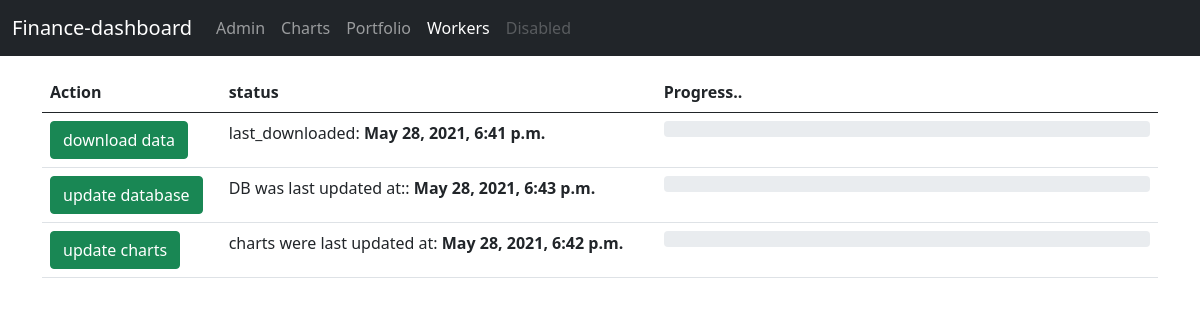
Before: /charts/workers with the older database file.
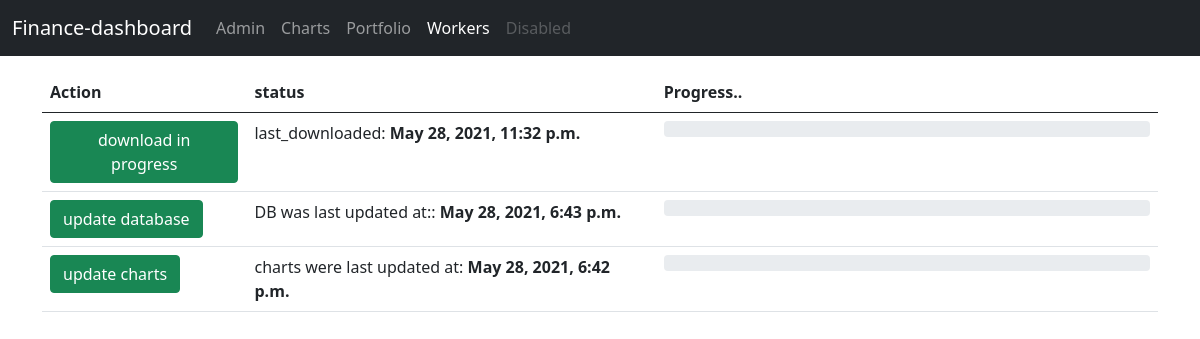
After: the same page with the newer database file.
### worker/models.py (models this page shows)
class worker_tracker(models.Model):
    id = models.IntegerField(primary_key=True)
    instance = models.CharField(max_length=100)
    started_at = models.DateTimeField(auto_now=True)
    running_status = models.BooleanField()

### charts/views.py (the view)
# urls.py: path('workers', views.workers, name='workers'),
def workers(request):
    context = {}
    data = {}
    trackers = worker_tracker.objects.all()
    for idx, tracker in enumerate(trackers):
        data[idx] = tracker
    context['data'] = data
    return render(request, 'charts/workers.html', context)

### templates/charts/workers.html (shortened to what this page needs)
{% include 'charts/nav.html' %}
<div class="container">
    <table class="table">
        <thead>
            <tr>
                <th>Action</th>
                <th>status</th>
                <th>Progress..</th>
            </tr>
        </thead>
        <tbody>
           <tr>
            <td>
                {% if data.0.running_status == 1 %}
                <button id="get_data" class="btn btn-success">download in progress</button>
                {% else %}
                <button id="get_data" class="btn btn-success">download data</button>
                {% endif %}
            </td>
            <td><span id="download_text">last_downloaded:
                {% with last_downloaded=data.0.started_at %}
                <span style="font-weight: 700;">{{last_downloaded}}</span>
                {% endwith %}
            </span></td>
               <td style="width: 45%;" >
                <div class="progress">
                  </div>
               </td>
           </tr>
           <tr>
            <td>{% if data.1.running_status == 1 %}
                <button id="update_data" class="btn btn-success">db update in progress</button>
                {% else %}
                <button id="update_data" class="btn btn-success">update database</button>
                {% endif %}
            </td>
            <td><span id="update_text">DB was last updated at::
                {% with last_updated=data.1.started_at %}
                <span style="font-weight: 700;">{{last_updated}}</span>
                {% endwith %}
            </span></td>
            <td style="width: 45%;" >
             <div class="progress">
               </div>
            </td>
        </tr>
        <tr>
            <td>
                {% if data.1.running_status == 1 %}
                <button id="update_charts" class="btn btn-success">charts update in progress</button>
                {% else %}
                <button id="update_charts" class="btn btn-success">update charts</button>
                {% endif %}
            </td>
            <td>
                <span id="charts_text">charts were last updated at:
                {% with last_updated_charts=data.2.started_at %}
                <span style="font-weight: 700;">{{last_updated_charts}}</span>
                {% endwith %}
            </span>
            </td>
            <td style="width: 45%;" >
             <div class="progress">
               </div>
            </td>
        </tr>
        </tbody>
    </table>
</div>
</body>
</html>

Changed rows visible on the page:
changed worker_tracker: running_status False → True (drawn); started_at "May 28, 2021, 6:41 p.m." → "May 28, 2021, 11:32 p.m."
Other visible differences:
text no longer shown: "download data"
text now shown: "download in progress"
